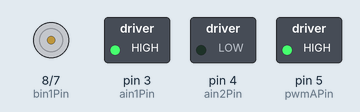
Simulated run of this sketch. Board: Arduino Uno, built with avr-gcc and run on an emulated ATmega328P. On the bench: motor-driver pin pairs drawn as motors (green arrow = first pin HIGH = forward, orange = second pin HIGH = backward, longer = more drive, scaled by the enable pin), switched loads named in the sketch (green lamp = pin HIGH).

Above: at 0.5 s.
At 1.5 s:
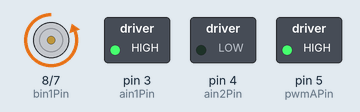
Timing chart, 0 to 3.0 s (numbered marks = the images above):
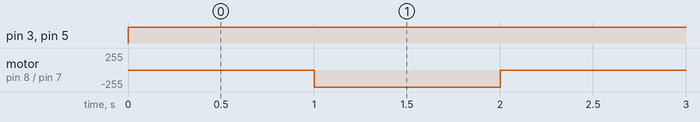

Measured:
- by itself, pin 3 (ain1Pin), pin 5 (pwmAPin): LOW → HIGH at 0.00 s
- by itself, motor on pin 8 (bin1Pin) / pin 7 (bin2Pin): alternates backward 255/255 for 1.0 s and stopped for 1.0 s

The sketch:

Testing_Movement.ino
```cpp
#include "SparkFunHTU21D.h"
#include <SoftwareSerial.h>

const int ain1Pin = 3;
const int ain2Pin = 4;
const int pwmAPin = 5;

const int bin1Pin = 8;
const int bin2Pin = 7;
const int pwmBPin = 6;

const int potPin = A5;
int pwnVal = 255;

SoftwareSerial XBee(2, 3); // Arduino RX, TX (XBee Dout, Din)


void setup() {
  pinMode(ain1Pin, OUTPUT);
  pinMode(ain2Pin, OUTPUT);
  pinMode(pwmAPin, OUTPUT);
  pinMode(bin1Pin, OUTPUT);
  pinMode(bin2Pin, OUTPUT);
  pinMode(pwmBPin, OUTPUT);
  XBee.begin(9600);
  Serial.begin(9600);

}

void loop() {
  // Read humidity and temperature from HTU21D sensor
  /*float humidity = myHumidity.readHumidity();
  delay(100);
  float temperature_C = myHumidity.readTemperature();
  delay(100);
  Serial.println(humidity);
  Serial.println(temperature_C);*/

  // Your existing code for controlling the robot
  right();
  delay(1000);
  forward();
  delay(1000);
}

// Your existing functions for controlling the robot

void forward() {
  analogWrite(pwmAPin, pwnVal);
  digitalWrite(ain1Pin, HIGH);
  digitalWrite(ain2Pin, LOW);
  analogWrite(pwmBPin, pwnVal);
  digitalWrite(bin1Pin, LOW);
  digitalWrite(bin2Pin, HIGH);
}

void backward() {
  analogWrite(pwmAPin, pwnVal);
  digitalWrite(ain1Pin, LOW);
  digitalWrite(ain2Pin, HIGH);
  analogWrite(pwmBPin, pwnVal);
  digitalWrite(bin1Pin, HIGH);
  digitalWrite(bin2Pin, LOW);
}

void left() {
  analogWrite(pwmAPin, 0);
  analogWrite(pwmBPin, pwnVal);
  digitalWrite(bin1Pin, LOW);
  digitalWrite(bin2Pin, HIGH);
}

void right() {
  analogWrite(pwmAPin, pwnVal);
  digitalWrite(ain1Pin, HIGH);
  digitalWrite(ain2Pin, LOW);
  analogWrite(pwmBPin, 0);
}

void stopMoving() {
  analogWrite(pwmAPin, 0);
  analogWrite(pwmBPin, 0);
}
```
